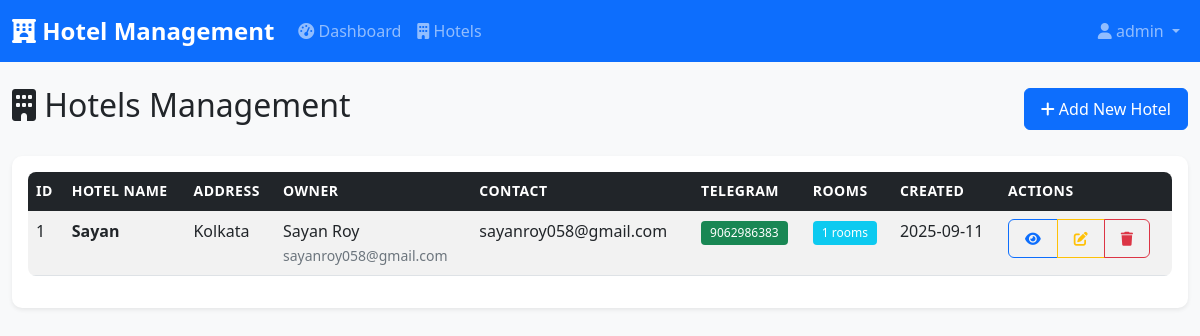
Page /admin/hotels (signed in) on the committed database.
### tables this page shows
CREATE TABLE hotels (
        id INTEGER PRIMARY KEY,
        name TEXT NOT NULL,
        address TEXT NOT NULL,
        phone TEXT,
        email TEXT,
        telegram_number TEXT,
        telegram_bot_token TEXT,
        owner_name TEXT NOT NULL,
        owner_email TEXT NOT NULL,
        owner_phone TEXT,
        created_at TEXT NOT NULL,
        is_active BOOLEAN DEFAULT 1
    , telegram_chat_id TEXT);

### multi_hotel_app.py (the view)
    def decorated_function(*args, **kwargs):
        if 'user_type' not in session or session['user_type'] != 'admin':
            flash('Admin access required', 'error')
            return redirect(url_for('login'))
        return f(*args, **kwargs)

### multi_hotel_app.py (called while the page is built)
def login_required(f):
    def decorated_function(*args, **kwargs):
        if 'user_id' not in session:
            return redirect(url_for('login'))
        return f(*args, **kwargs)
    decorated_function.__name__ = f.__name__
    return decorated_function

def admin_required(f):
    def decorated_function(*args, **kwargs):
        if 'user_type' not in session or session['user_type'] != 'admin':
            flash('Admin access required', 'error')
            return redirect(url_for('login'))
        return f(*args, **kwargs)
    decorated_function.__name__ = f.__name__
    return decorated_function

@app.route('/admin/hotels')
@login_required
@admin_required
def admin_hotels():
    conn = sqlite3.connect(DB_NAME)
    cursor = conn.cursor()
    cursor.execute('''
    SELECT h.id, h.name, h.address, h.owner_name, h.owner_email, h.telegram_number, h.created_at,
           COUNT(r.id) as room_count
    FROM hotels h
    LEFT JOIN rooms r ON h.id = r.hotel_id AND r.is_active = 1
    WHERE h.is_active = 1
    GROUP BY h.id
    ORDER BY h.created_at DESC
    ''')
    hotels = cursor.fetchall()
    conn.close()
    return render_template('admin_hotels.html', hotels=hotels)

### templates/admin_hotels.html (shortened to what this page needs)
{% extends "base.html" %}
{% block content %}
<div class="row">
    <div class="col-12">
        <div class="d-flex justify-content-between align-items-center mb-4">
            <h2><i class="fas fa-building"></i> Hotels Management</h2>
            <a href="{{ url_for('add_hotel') }}" class="btn btn-primary">
                <i class="fas fa-plus"></i> Add New Hotel
            </a>
        </div>
    </div>
</div>
<div class="row">
    <div class="col-12">
        <div class="card">
            <div class="card-body">
                {% if hotels %}
                <div class="table-responsive">
                    <table class="table table-striped table-hover">
                        <thead class="table-dark">
                            <tr>
                                <th>ID</th>
                                <th>Hotel Name</th>
                                <th>Address</th>
                                <th>Owner</th>
                                <th>Contact</th>
                                <th>Telegram</th>
                                <th>Rooms</th>
                                <th>Created</th>
                                <th>Actions</th>
                            </tr>
                        </thead>
                        <tbody>
                            {% for hotel in hotels %}
                            <tr>
                                <td>{{ hotel[0] }}</td>
                                <td>
                                    <strong>{{ hotel[1] }}</strong>
                                </td>
                                <td>{{ hotel[2] }}</td>
                                <td>
                                    <div>{{ hotel[3] }}</div>
                                    <small class="text-muted">{{ hotel[4] }}</small>
                                </td>
                                <td>{{ hotel[4] }}</td>
                                <td>
                                    {% if hotel[5] %}
                                        <span class="badge bg-success">{{ hotel[5] }}</span>
                                    {% else %}
                                        <span class="badge bg-secondary">Not Set</span>
                                    {% endif %}
                                </td>
                                <td>
                                    <span class="badge bg-info">{{ hotel[7] }} rooms</span>
                                </td>
                                <td>{{ hotel[6][:10] }}</td>
                                <td>
                                    <div class="btn-group" role="group">
                                        <a href="{{ url_for('view_hotel', hotel_id=hotel[0]) }}"
                                           class="btn btn-sm btn-outline-primary" title="View Details">
                                            <i class="fas fa-eye"></i>
                                        </a>
                                        <a href="{{ url_for('edit_hotel', hotel_id=hotel[0]) }}"
                                           class="btn btn-sm btn-outline-warning" title="Edit">
                                            <i class="fas fa-edit"></i>
                                        </a>
                                        <button class="btn btn-sm btn-outline-danger"
                                                onclick="confirmDelete({{ hotel[0] }}, '{{ hotel[1] }}')" title="Delete">
                                            <i class="fas fa-trash"></i>
                                        </button>
                                    </div>
                                </td>
                            </tr>
                            {% endfor %}
                        </tbody>
                    </table>
                </div>
                {% endif %}
            </div>
        </div>
    </div>
</div>
{% endblock %}

### static/css/style.css (style rules this page uses)
:root { --primary-color: #0d6efd; --secondary-color: #6c757d; --success-color: #198754; --info-color: #0dcaf0; --warning-color: #ffc107; --danger-color: #dc3545; --light-color: #f8f9fa; --dark-color: #212529; }
body { background-color: #f8f9fa; font-family: 'Segoe UI', Tahoma, Geneva, Verdana, sans-serif; }
.card { border: none; border-radius: 10px; box-shadow: 0 0.125rem 0.25rem rgba(0, 0, 0, 0.075); transition: box-shadow 0.15s ease-in-out; }
.table { border-radius: 8px; overflow: hidden; }
.table thead th { border-top: none; font-weight: 600; text-transform: uppercase; font-size: 0.875rem; letter-spacing: 0.5px; }
.btn { border-radius: 6px; font-weight: 500; padding: 0.5rem 1rem; transition: all 0.2s ease-in-out; }
.btn-group .btn { transform: none; }
.badge { font-weight: 500; padding: 0.5em 0.75em; }

### rows in the picture
hotels: id "1", name "Sayan", address "Kolkata", owner_name "Sayan Roy", owner_email "sayanroy058@gmail.com", telegram_number "9062986383", hotel "1", created_at "2025-09-11"

### other values in the picture
{{ session.username }} "admin"
